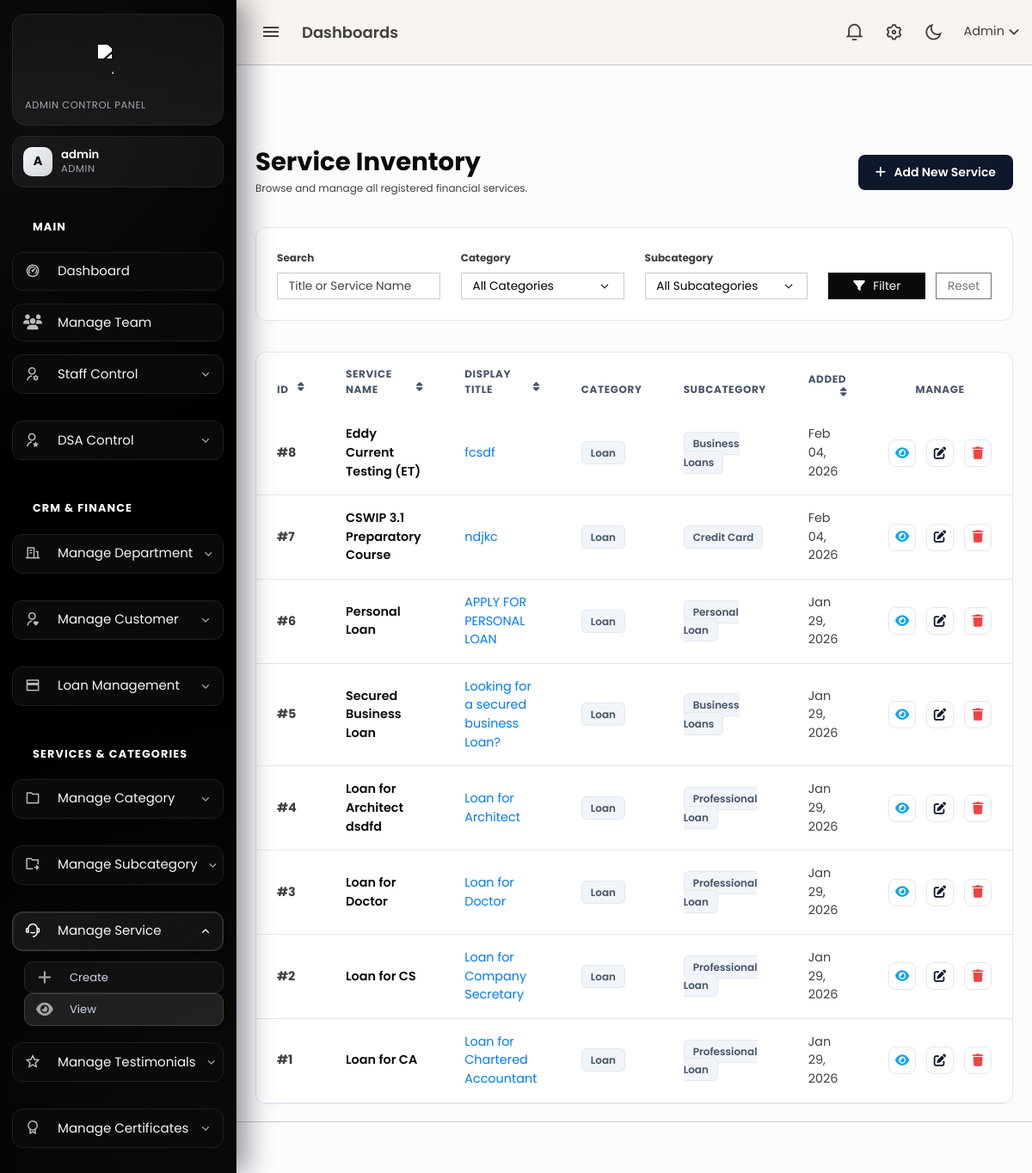
Page /admin/services.php (signed in) on the committed database.
### tables this page shows
CREATE TABLE `services` (
  `id` bigint(20) UNSIGNED NOT NULL,
  `category_id` bigint(20) UNSIGNED NOT NULL,
  `sub_category_id` bigint(20) UNSIGNED NOT NULL,
  `service_name` varchar(255) NOT NULL,
  `title` varchar(255) NOT NULL,
  `slug` varchar(255) NOT NULL,
  `short_description` text DEFAULT NULL,
  `long_description` longtext DEFAULT NULL,
  `hero_image` varchar(255) DEFAULT NULL,
  `card_img` varchar(255) DEFAULT NULL,
  `created_at` timestamp NULL DEFAULT current_timestamp(),
  `updated_at` timestamp NULL DEFAULT current_timestamp() ON UPDATE current_timestamp()
);

CREATE TABLE `service_categories` (
  `id` bigint(20) UNSIGNED NOT NULL,
  `uuid` char(36) NOT NULL DEFAULT uuid(),
  `department` int(11) NOT NULL,
  `category_name` varchar(255) NOT NULL,
  `sequence` int(11) NOT NULL DEFAULT 1,
  `active` tinyint(1) NOT NULL DEFAULT 1,
  `live` tinyint(1) NOT NULL DEFAULT 1,
  `created_at` timestamp NULL DEFAULT current_timestamp(),
  `updated_at` timestamp NULL DEFAULT current_timestamp() ON UPDATE current_timestamp()
);

CREATE TABLE `services_subcategories` (
  `id` bigint(20) UNSIGNED NOT NULL,
  `uuid` char(36) NOT NULL DEFAULT uuid(),
  `category_id` bigint(20) UNSIGNED NOT NULL,
  `sub_category_name` varchar(255) NOT NULL,
  `sequence` int(11) NOT NULL DEFAULT 1,
  `status` enum('active','inactive') NOT NULL DEFAULT 'active',
  `live` tinyint(1) NOT NULL DEFAULT 1,
  `created_at` timestamp NULL DEFAULT current_timestamp(),
  `updated_at` timestamp NULL DEFAULT current_timestamp() ON UPDATE current_timestamp()
);

### admin/services.php (the view, shortened to what this page needs)
<?php
include 'header.php';
echo '<link rel="stylesheet" href="https://cdnjs.cloudflare.com/ajax/libs/font-awesome/6.4.2/css/all.min.css">';
include 'topbar.php';
include 'sidebar.php';
$search_title = $_GET['search_title'] ?? '';
$sort_by    = $_GET['sort_by'] ?? 'id';
$sort_order = $_GET['order'] ?? 'DESC';
$next_order = ($sort_order === 'ASC') ? 'DESC' : 'ASC';
$query = "SELECT s.*, c.category_name, sub.sub_category_name
          FROM services s
          LEFT JOIN service_categories c ON s.category_id = c.id
          LEFT JOIN services_subcategories sub ON s.sub_category_id = sub.id
          WHERE 1=1";
$query .= " ORDER BY s.$sort_by $sort_order";
$result = mysqli_query($conn, $query);
?>
<div class="content-page">
    <div class="content">
        <div class="container-fluid pt-5">
            <div class="d-flex justify-content-between align-items-center mb-4">
                <div>
                    <h2 class="fw-bold text-dark mb-1">Service Inventory</h2>
                    <p class="text-muted small mb-0">Browse and manage all registered financial services.</p>
                </div>
                <a href="service_add.php" class="btn-add-pro text-decoration-none">
                    <i class="fas fa-plus me-1"></i> Add New Service
                </a>
            </div>
            <div class="card card-modern mb-4">
                <div class="card-body p-3">
                    <form method="GET" class="row g-3 align-items-end">
                        <div class="col-md-3">
                            <label class="form-label text-muted small fw-bold">Search</label>
                            <input type="text" name="search_title" class="form-control form-control-sm" placeholder="Title or Service Name" value="<?= htmlspecialchars($search_title) ?>">
                        </div>
                        <div class="col-md-3">
                            <label class="form-label text-muted small fw-bold">Category</label>
                            <select name="category" class="form-select form-select-sm" onchange="this.form.submit()">
                                <option value="">All Categories</option>
                            </select>
                        </div>
                        <div class="col-md-3">
                            <label class="form-label text-muted small fw-bold">Subcategory</label>
                            <select name="sub_category" class="form-select form-select-sm" onchange="this.form.submit()">
                                <option value="">All Subcategories</option>
                            </select>
                        </div>
                        <div class="col-md-3 d-flex gap-2">
                            <button class="btn btn-sm btn-dark w-100"><i class="fas fa-filter me-1"></i> Filter</button>
                            <a href="services.php" class="btn btn-sm btn-outline-secondary w-50">Reset</a>
                        </div>
                    </form>
                </div>
            </div>
            <div class="card card-modern">
                <div class="card-body p-0">
                    <div class="table-responsive">
                        <table class="table table-modern mb-0">
                            <thead>
                                <tr>
                                    <th width="80">
                                        <a href="?sort_by=id&order=<?= $next_order ?>">ID <i class="fas fa-sort float-end"></i></a>
                                    </th>
                                    <th>
                                        <a href="?sort_by=service_name&order=<?= $next_order ?>">Service Name <i class="fas fa-sort float-end"></i></a>
                                    </th>
                                    <th>
                                        <a href="?sort_by=title&order=<?= $next_order ?>">Display Title <i class="fas fa-sort float-end"></i></a>
                                    </th>
                                    <th>Category</th>
                                    <th>Subcategory</th>
                                    <th>
                                        <a href="?sort_by=created_at&order=<?= $next_order ?>">Added <i class="fas fa-sort float-end"></i></a>
                                    </th>
                                    <th width="150" class="text-center">Manage</th>
                                </tr>
                            </thead>
                            <tbody>
                                <?php if (mysqli_num_rows($result) > 0) {
                                    while ($row = mysqli_fetch_assoc($result)) { ?>
                                        <tr id="row-<?= $row['id'] ?>">
                                            <td class="text-muted fw-bold">#<?= $row['id'] ?></td>
                                            <td class="fw-semibold text-dark"><?= htmlspecialchars($row['service_name']) ?></td>
                                            <td class="text-primary"><?= htmlspecialchars($row['title']) ?></td>
                                            <td><span class="badge-soft"><?= htmlspecialchars($row['category_name']) ?></span></td>
                                            <td><span class="badge-soft"><?= htmlspecialchars($row['sub_category_name']) ?></span></td>
                                            <td class="text-muted small"><?= date('M d, Y', strtotime($row['created_at'])) ?></td>
                                            <td class="text-center">
                                                <div class="d-flex justify-content-center gap-2">
                                                    <a href="service_details.php?id=<?= $row['id'] ?>" class="btn-action btn-view" title="View Details">
                                                        <i class="fas fa-eye"></i>
                                                    </a>
                                                    <a href="service_edit.php?service_id=<?= $row['id'] ?>" class="btn-action btn-edit-pro" title="Edit">
                                                        <i class="fas fa-edit"></i>
                                                    </a>
                                                    <a href="db/delete/service_delete.php?id=<?= $row['id'] ?>"
                                                       class="btn-action btn-delete-pro"
                                                       onclick="return confirm('This will permanently delete this service and all its details. Continue?');"
                                                       title="Delete">
                                                        <i class="fas fa-trash"></i>
                                                    </a>
                                                </div>
                                            </td>
                                        </tr>
                                    <?php }
                                } ?>
                            </tbody>
                        </table>
                    </div>
                </div>
            </div>
        </div>
    </div>
</div>
<?php include 'footer.php'; ?>

### admin/sidebar.php (style rules this page uses)
:root { --admin-nav-bg: #000000; --admin-nav-card: #0a0a0a; --admin-nav-card-hover: #121212; --admin-nav-border: #1f1f1f; --admin-nav-text: #f5f5f5; --admin-nav-muted: #9ca3af; --admin-nav-accent: #ffffff; --admin-nav-accent-soft: rgba(255, 255, 255, 0.08); }

### admin/services.php (style rules this page uses)
:root { --slate-900: #0f172a; --slate-600: #475569; --slate-200: #e2e8f0; }
.content-page { background-color: #fcfcfd; }
.card-modern { border: 1px solid var(--slate-200); border-radius: 12px; background: #ffffff; box-shadow: 0 1px 3px rgba(0,0,0,0.02); overflow: hidden; }
.table-modern thead th { background: #f8fafc; text-transform: uppercase; font-size: 0.75rem; font-weight: 700; letter-spacing: 0.05em; color: var(--slate-600); padding: 16px 24px; border: none; cursor: pointer; }
.table-modern thead th a { color: inherit; text-decoration: none; display: block; }
.table-modern tbody td { padding: 16px 24px; font-size: 0.9rem; color: var(--slate-900); border-bottom: 1px solid var(--slate-200); vertical-align: middle; }
.btn-action { width: 32px; height: 32px; padding: 0; display: inline-flex; align-items: center; justify-content: center; border-radius: 8px; transition: all 0.2s; border: 1px solid var(--slate-200); background: white; text-decoration: none; }
.btn-view { color: #0ea5e9; }
.btn-edit-pro { color: var(--slate-900); }
.btn-delete-pro { color: #ef4444; }
.btn-add-pro { background: var(--slate-900); color: white !important; border-radius: 8px; padding: 10px 20px; font-weight: 600; transition: opacity 0.2s; }
.badge-soft { background-color: #f1f5f9; color: #475569; border: 1px solid var(--slate-200); font-weight: 600; padding: 4px 10px; border-radius: 6px; font-size: 0.75rem; }

### rows in the picture
services: id "8", service_name "Eddy Current Testing (ET)", title "fcsdf", service_categories.category_name "Loan", services_subcategories.sub_category_name "Business Loans", created_at "Feb 04, 2026"
services: id "7", service_name "CSWIP 3.1 Preparatory Course", title "ndjkc", service_categories.category_name "Loan", services_subcategories.sub_category_name "Credit Card", created_at "Feb 04, 2026"
services: id "6", service_name "Personal Loan", title "APPLY FOR PERSONAL LOAN", service_categories.category_name "Loan", services_subcategories.sub_category_name "Personal Loan", created_at "Jan 29, 2026"
services: id "5", service_name "Secured Business Loan", title "Looking for a secured business Loan?", service_categories.category_name "Loan", services_subcategories.sub_category_name "Business Loans", created_at "Jan 29, 2026"
services: id "4", service_name "Loan for Architect dsdfd", title "Loan for Architect", service_categories.category_name "Loan", services_subcategories.sub_category_name "Professional Loan", created_at "Jan 29, 2026"
services: id "3", service_name "Loan for Doctor", title "Loan for Doctor", service_categories.category_name "Loan", services_subcategories.sub_category_name "Professional Loan", created_at "Jan 29, 2026"
services: id "2", service_name "Loan for CS", title "Loan for Company Secretary", service_categories.category_name "Loan", services_subcategories.sub_category_name "Professional Loan", created_at "Jan 29, 2026"
services: id "1", service_name "Loan for CA", title "Loan for Chartered Accountant", service_categories.category_name "Loan", services_subcategories.sub_category_name "Professional Loan", created_at "Jan 29, 2026"

### other values in the picture
$admin_sidebar_initial "A"
$admin_sidebar_name "admin"
$admin_sidebar_role "ADMIN"
